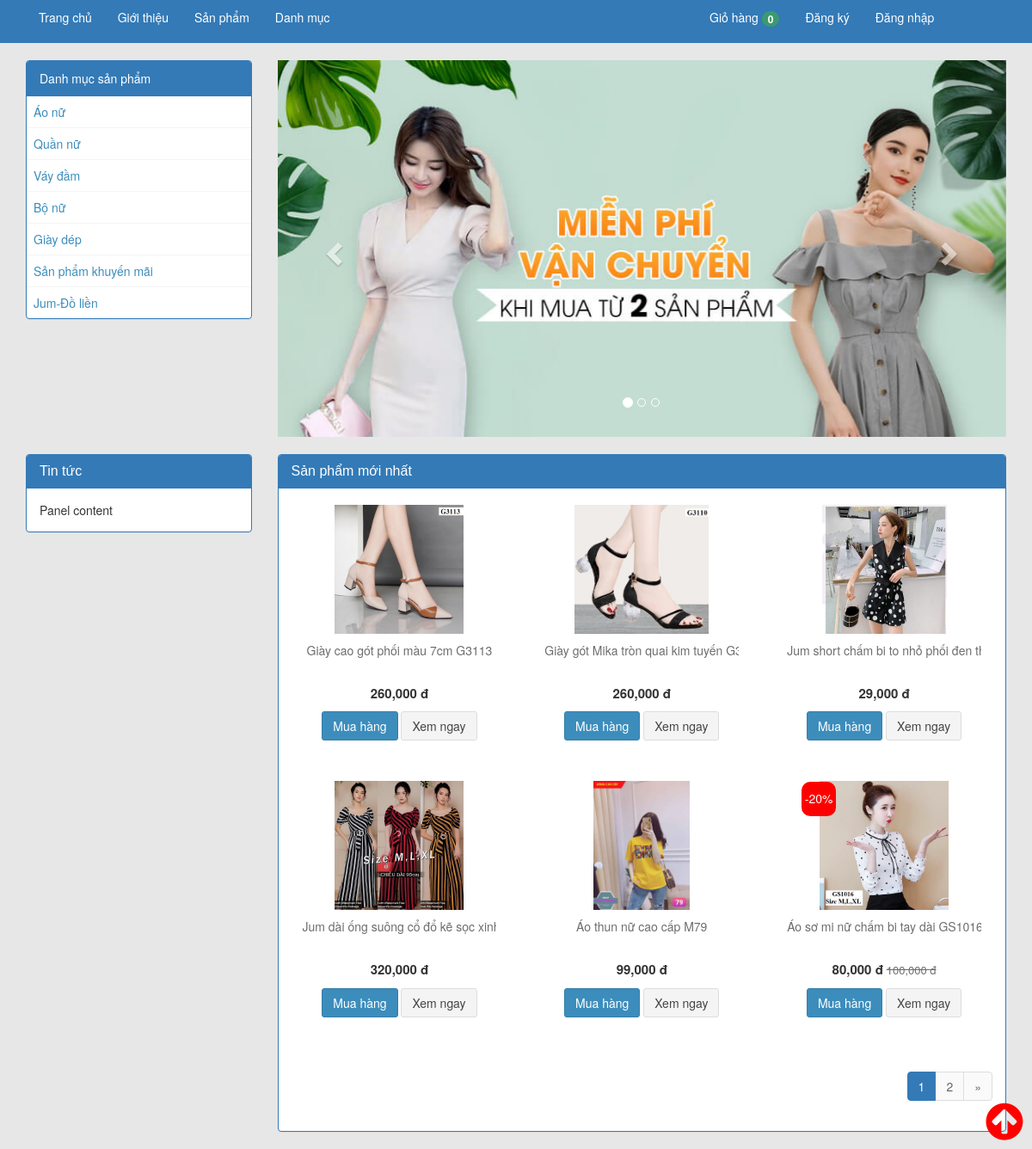
The page / on the database its author committed.
### tables this page shows
CREATE TABLE `category` (
  `id` int(11) NOT NULL,
  `name` varchar(250) NOT NULL,
  `slug` varchar(255) NOT NULL,
  `status` tinyint(4) NOT NULL DEFAULT 1
);

CREATE TABLE `banner` (
  `id` int(11) NOT NULL,
  `name` varchar(255) NOT NULL,
  `slug` varchar(255) NOT NULL,
  `image` varchar(255) NOT NULL,
  `status` tinyint(4) NOT NULL DEFAULT 1
);

CREATE TABLE `product` (
  `id` int(11) NOT NULL,
  `name` varchar(250) NOT NULL,
  `slug` varchar(255) NOT NULL,
  `id_cate` int(11) NOT NULL,
  `quantity` float NOT NULL,
  `price` float NOT NULL,
  `sale_price` float DEFAULT NULL,
  `image` varchar(50) NOT NULL,
  `status` tinyint(4) NOT NULL DEFAULT 1,
  `dess` text NOT NULL
);

### cart-function.php (called while the page is built, shortened)
 <?php
function sub_cart($cart){
	$sub=0;
	return $sub;
}
  ?>

### index.php (the view, shortened to what this page needs)
<?php include 'header.php';
$new_product = mysqli_query($conn,"SELECT * FROM product WHERE status = 1");
$total = mysqli_num_rows($new_product);
$limit = 6;
$page=ceil($total/$limit);
$cr_page=(isset($_GET['page'])? $_GET['page'] :1);
$start=($cr_page-1)*$limit;
$query=mysqli_query($conn,"SELECT * FROM product WHERE status = 1 ORDER BY id DESC LIMIT $start,$limit ");
$category = mysqli_query($conn,"SELECT * FROM category WHERE status=1");
$banner= mysqli_query($conn,"SELECT * FROM banner WHERE status=1");
?>
<div class="container">
  <div class="row">
   <div class="col-md-3">
    <div class="panel panel-primary">
      <div class="panel-heading">Danh mục sản phẩm</div>
      <table class="table">
        <tbody>
         <?php foreach ($category as $key => $value) {
          ?>
          <tr>
            <td><a href="category.php?danh-muc=<?php echo $value['slug']; ?>"><?php echo $value['name']; ?></a></td>
          </tr>
        <?php } ?>
      </tbody>
    </table>
  </div>
</div>
<div class="col-md-9 banner">
  <div id="carousel-id" class="carousel slide" data-ride="carousel">
    <ol class="carousel-indicators">
      <?php foreach ($banner as $key => $value) { ?>
        <li data-target="#carousel-id" data-slide-to="<?php echo $key ?>" class="<?php echo (($key==0))?'active':'' ?>"></li>
      <?php } ?>
    </ol>
    <div class="carousel-inner">
             <?php foreach ($banner as $key => $value) {
               ?>
               <div class="item <?php echo (($key==0))?'active':'' ?>">
                 <img src="uploads/banner/<?php echo $value['image'] ?>" alt="">
               </div>
             <?php } ?>
           </div>
           <a class="left carousel-control" href="#carousel-id" data-slide="prev"><span class="glyphicon glyphicon-chevron-left"></span></a>
           <a class="right carousel-control" href="#carousel-id" data-slide="next"><span class="glyphicon glyphicon-chevron-right"></span></a>
         </div>
       </div>
     </div>
   </div>
   <div class="container">
    <div class="row">
      <div class="col-md-3">
        <div class="panel panel-primary">
          <div class="panel-heading">
            <h3 class="panel-title">Tin tức</h3>
          </div>
          <div class="panel-body">
            Panel content
          </div>
        </div>
      </div>
      <div class="col-md-9">
        <div class="panel panel-primary">
         <div class="panel-heading">
           <h3 class="panel-title">Sản phẩm mới nhất</h3>
         </div>
         <div class="panel-body">
          <div class="row">
            <?php foreach ($query as $key => $value) {
              ?>
              <div class="col-md-4 new-pro text-center">
                <div class="thumbnail">
                  <img src="uploads/product/<?php echo $value['image'] ?>" alt="" style="max-height: 150px">
                  <div class="caption">
                    <div class="ten-sp">
                      <p class=""><?php echo mb_strimwidth($value['name'], 0, 71, "...");?></p>
                    </div>
                    <?php if ($value['sale_price']>0){ ?>
                      <p>
                        <span class="price"><?php echo number_format($value['sale_price']); ?> đ</span>
                        <del class="del-price"><?php echo number_format($value['price']); ?> đ</del>
                        <div class="sale">-<?php $percent = 100- (($value['sale_price'])/($value['price'])*100) ?><?php echo $percent.'%'; ?></div>
                      </p>
                    <?php } else{?>
                     <p class="price">
                      <?php echo number_format($value['price']); ?> đ
                    </p>
                  <?php } ?>
                  <p>
                    <a href="cart.php?id=<?php echo $value['id'] ?>" class="btn btn-primary">Mua hàng</a>
                    <a href="product-detail.php?san-pham=<?php echo $value['slug'] ?>" class="btn btn-default">Xem ngay</a>
                  </p>
                </div>
              </div>
            </div>
          <?php } ?>
        </div>
        <ul class="pagination pull-right">
          <?php for ($i=1; $i <=$page ; $i++) {
            ?>
            <li class="<?php echo (($cr_page==$i)?'active':'') ?>"><a href="index.php?page=<?php echo $i ?>" ><?php echo $i ?></a></li>
          <?php } ?>
          <?php if ($cr_page < $page ){?>
          <li><a href="index.php?page=<?php echo ($cr_page+1); ?>">&raquo;</a></li>
        <?php } ?>
        </ul>
      </div>
    </div>
  </div>
</div>
</div>
<?php include 'footer.php'; ?>

### header.php (shortened to what this page needs)
<?php include 'config_db/connect.php';
$cart = (isset($_SESSION['cart']))? $_SESSION['cart']:[];
include 'cart-function.php';
$category = mysqli_query($conn,"SELECT * FROM category WHERE status=1");
$user = (isset($_SESSION['user'])) ? $_SESSION['user'] : [];
?>
<!DOCTYPE html>
<html>
<head>
  <link rel="stylesheet" href="admin/css/bootstrap.min.css">
  <link rel="stylesheet" href="admin/css/font-awesome.min.css">
  <link rel="stylesheet" href="admin/css/AdminLTE.css">
  <link rel="stylesheet" href="admin/css/_all-skins.min.css">
  <link rel="stylesheet" href="admin/css/jquery-ui.css">
  <link rel="stylesheet" type="text/css" href="admin/magnify-image-hover/css/jquery.jqZoom.css">
  <link rel="stylesheet" href="admin/css/style.css" />
  <link rel="stylesheet" type="text/css" href="admin/css/style2.css">
</head>
<body>
  <header>
    <nav class="navbar navbar-inverse menu">
      <div class="container">
        <div class="row">
          <div class="col-md-8">
           <ul class="nav navbar-nav">
             <li class="">
              <a href="index.php">Trang chủ</a>
            </li>
            <li class="">
              <a href="#">Giới thiệu</a>
            </li>
            <li class="">
              <a href="index.php">Sản phẩm</a>
            </li>
            <li>
              <a href="#">Danh mục</a>
           </li>
          </ul>
        </div>
        <div class="col-md-4 ">
          <ul class="nav navbar-nav">
            <li>
              <a href="view-cart.php">Giỏ hàng <span class="badge bg-olive"><?php echo sub_cart($cart); ?></span></a>
            </li>
            <?php if (empty($user)){ ?>
              <li class="pull-right">
                <a href="login.php">Đăng nhập<p></p></a>
              </li>
              <li class="pull-right">
                <a href="register.php">Đăng ký</a>
              </li>
          <?php } ?>
        </ul>
      </div>
    </div>
  </div>
</nav>
</header>

### footer.php (shortened to what this page needs)
<div id="back-top">
	<i class="fa fa-fw fa-arrow-circle-up"></i>
</div>
</body>
</html>

### admin/css/style2.css (style rules this page uses)
* { box-sizing: border-box; }
body { background: #E7E7E7 }
.menu { background: #337AB7!important; border-radius: 0; border: none; color: #fff; }
.menu ul li a { color: #fff!important; padding: 10px 15px; }
.menu ul li { position: relative; }
.banner { margin-bottom: 20px }
.banner img { max-width: 848px; max-height: 439px; }
.new-pro .price { font-weight: bold; font-size: 15px; }
.new-pro .del-price { color: #6D6D6D; font-size: 13px; }
.new-pro img { max-height: 150px!important; position: relative; }
.new-pro .ten-sp { white-space: nowrap; color: #6D6D6D; min-height: 50px; max-height: 50px; overflow: hidden; text-overflow: ellipsis; }
.new-pro .sale { position: absolute; top: 5px; left: 45px; background: red; color: #fff; height: 40px; width: 40px; border-radius: 10px; line-height: 39px; }
.new-pro .thumbnail { border: none; }
#back-top { color: red; position: fixed; bottom: 0; right: 0; cursor: pointer; font-size: 50px }

### rows shown on the page
category: name "Áo nữ"
category: name "Quần nữ"
category: name "Váy đầm"
category: name "Bộ nữ"
category: name "Giày dép"
category: name "Sản phẩm khuyến mãi"
category: name "Jum-Đồ liền"
banner: image (picture)
product: image (picture), name "Giày cao gót phối màu 7cm G3113", price "260,000"
product: image (picture), name "Giày gót Mika tròn quai kim tuyến…", price "260,000"
product: image (picture), name "Jum short chấm bi to nhỏ phối đe…", price "29,000"
product: image (picture), name "Jum dài ống suông cổ đổ kẽ sọc x…", price "320,000"
product: image (picture), name "Áo thun nữ cao cấp M79", price "99,000"
product: image (picture), name "Áo sơ mi nữ chấm bi tay dài GS1…", sale_price "80,000", price "100,000", percent "20"

### other values the page prints
sub_cart($cart) "0"
